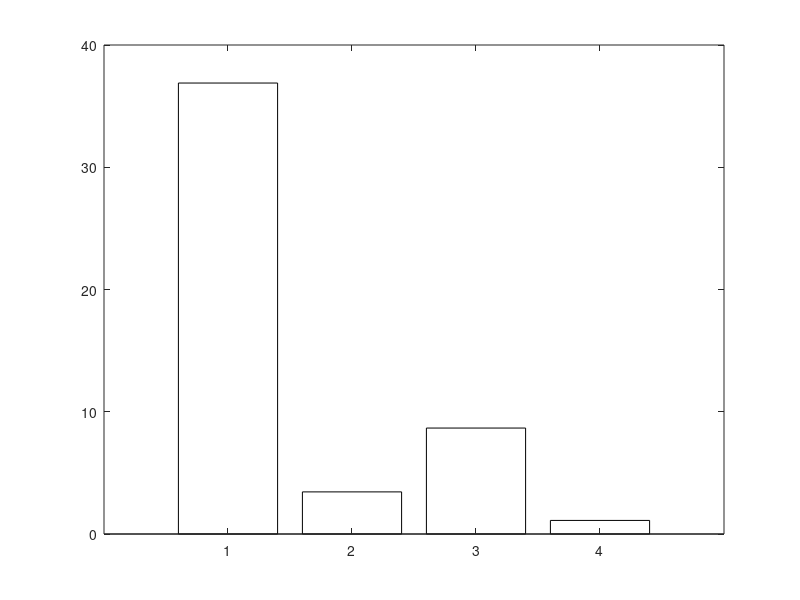

Here is the MATLAB script that generated this plot: (Note: this script raises an error after producing the figure.)
% celltrack category figure
% figure 2 c
clear all
cat = [39 5 11 0; 28 20 7 0; 42 3 10 0; 38 3 11 3; 41 0 13 1; 40 0 6 2;...
    66 0 4 4; 7 0 10 0 ; 31 0 6 0]; % days e186 and e201
figure('Renderer','painters')
bar(mean(cat,1,'omitnan'), 'FaceColor', 'w'); hold on
x = [repelem(1, 9) repelem(2, 9) repelem(3, 9) repelem(4, 9)];
y = cat(:);
swarmchart(x,y,'ko')
for i=1:size(cat,1)
    plot([1:4], cat(i,:), 'k')
end
ylabel('Un-Tracked Cells')
xticklabels({"Inactive/no ROI", "Obscured FOV/Surrounding Cells", "Active/no ROI", "Missing"})
xtickangle(45)
box off
